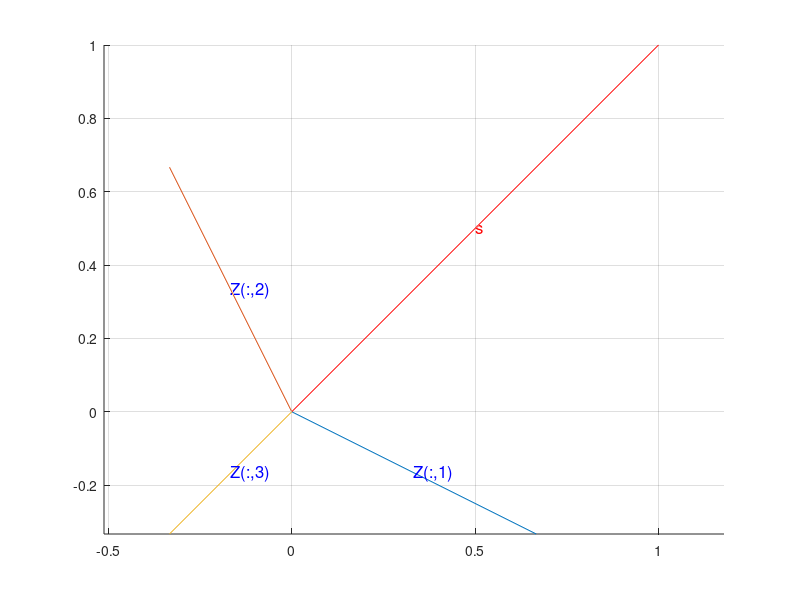

MATLAB code to generate this figure:

% Broideno metodas: ortogonalaus poerdvio paaiskinimas
clc;close all
s=[1;1;1];
Z=eye(length(s))-s*s'/(s'*s)
figure(1),hold on,grid on,axis equal
for i=1:3
    plot3([0 Z(1,i)],[0 Z(2,i)],[0 Z(3,i)]);
    text(Z(1,i)/2,Z(2,i)/2,Z(3,i)/2,sprintf('Z(:,%1d)',i),'Color','b','Fontsize',12)
end

    plot3([0 s(1)],[0 s(2)],[0 s(3)],'r');
    text(s(1)/2,s(2)/2,s(3)/2,'s','Color','r','Fontsize',12)